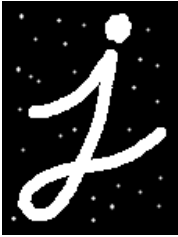
#> input picture 7_Image_Processing/5_Morphological_transfo/j_noise.png, 178 x 237 px
$ python 5_Opening.py
#> lines starting #> are read from the running program, lines starting #| are printed output that depends on the picture
import cv2 as cv
import numpy as np

img = cv.imread('j_noise.png', 0)
#> img is the input picture: shape (237, 178); min 0, max 255, mean 45.5
kernel = np.ones((5, 5), np.uint8)
opening = cv.morphologyEx(img, cv.MORPH_OPEN, kernel)
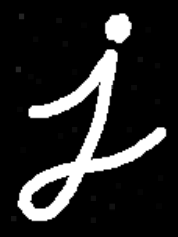
#> opening: shape (237, 178); min 0, max 255, mean 38.1
cv.imshow('opening', opening)
if cv.waitKey(0):
#> (key Esc is pressed here)
    cv.destroyAllWindows()
